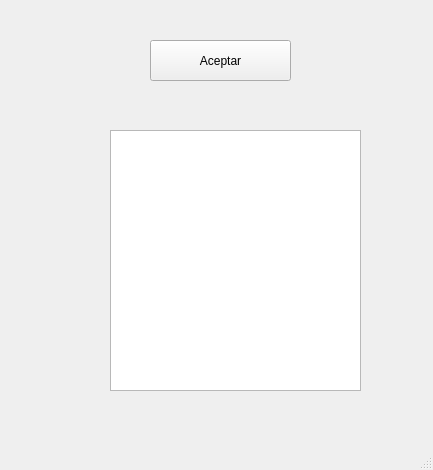
<?xml version="1.0" encoding="UTF-8"?>
<ui version="4.0">
 <class>MainWindow</class>
 <widget class="QMainWindow" name="MainWindow">
  <property name="geometry">
   <rect>
    <x>0</x>
    <y>0</y>
    <width>433</width>
    <height>470</height>
   </rect>
  </property>
  <property name="windowTitle">
   <string>MainWindow</string>
  </property>
  <widget class="QWidget" name="centralwidget">
   <widget class="QPushButton" name="btnAceptar">
    <property name="geometry">
     <rect>
      <x>150</x>
      <y>40</y>
      <width>141</width>
      <height>41</height>
     </rect>
    </property>
    <property name="text">
     <string>Aceptar</string>
    </property>
   </widget>
   <widget class="QTextEdit" name="txtSalida">
    <property name="geometry">
     <rect>
      <x>110</x>
      <y>130</y>
      <width>251</width>
      <height>261</height>
     </rect>
    </property>
   </widget>
  </widget>
  <widget class="QStatusBar" name="statusbar"/>
 </widget>
 <resources/>
 <connections/>
</ui>
